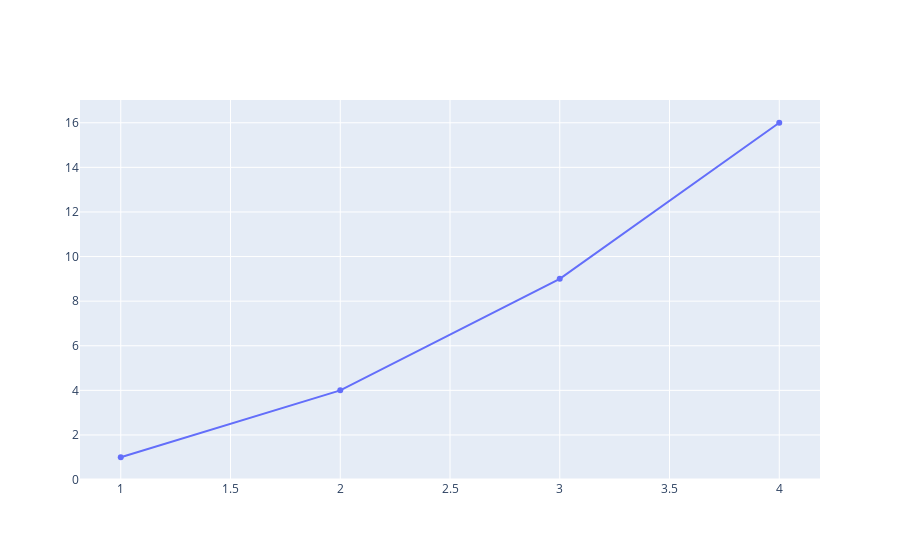

The notebook cell saved with this chart:
### Markdown cell above
## Offline Plots
##### Offline plots are created locally and not shared online with plotly cloud. This makes sure the data stays on system where graph is plotted, but it prevent collaboration.

### Code cell
# Import offline module for plotting offline
from plotly import offline as offlineplot

# Start local server for showing inline in notebook
offlineplot.init_notebook_mode(connected=True)

# Create a plot
offlineplot.iplot([{'x': [1,2,3,4], 'y': [1,4,9,16]}])

### Figure 1 — Plotly figure (JSON) as saved in the notebook; plotly's stock layout.template omitted (floating-point values rounded to 4 significant figures)
{"data": [{"type": "scatter", "x": [1, 2, 3, 4], "y": [1, 4, 9, 16]}], "layout": {"autosize": true, "xaxis": {"autorange": true, "range": [0.8161, 4.184], "type": "linear"}, "yaxis": {"autorange": true, "range": [-0.2379, 17.24], "type": "linear"}}}
